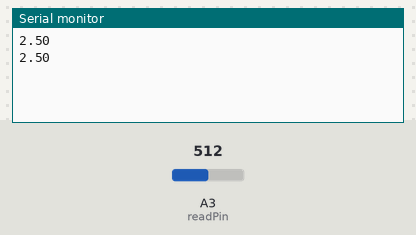
The sketch below on a simulated Arduino Uno, built with avr-gcc and run on an emulated ATmega328P. Parts: the last lines printed to the serial monitor. The test bench sets the inputs (shaded band); at power-on: A3 (readPin) = 512.

Above: at 1.8 s.
1.9 s: A3 (readPin) set to 716
At 2.3 s:
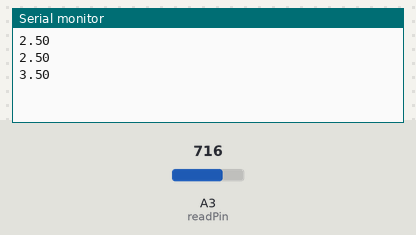
3.4 s: A3 (readPin) set to 900
At 4.8 s:
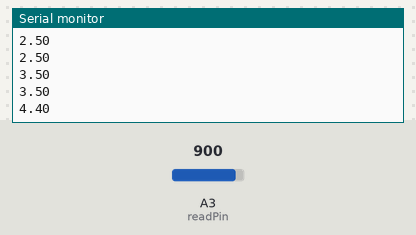
Timing chart, 0 to 6.4 s (numbered marks = the images above; inputs shaded):
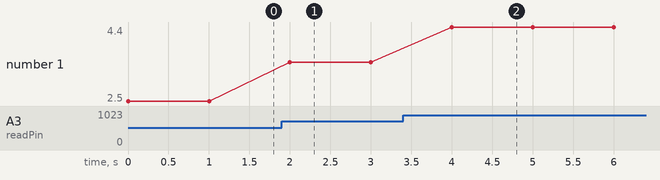

Measured:
- after the input at 1.9 s, the serial monitor: prints a new line after 0.10 s (image 1)
- after the input at 3.4 s, the serial monitor: prints a new line after 0.60 s (image 2)
- plotted number 1: 2.5 → 3.5 after the input at 1.9 s, 3.5 → 4.4 after the input at 3.4 s

The sketch:

VoltageMeasurement.ino
```cpp
int readPin = A3;
float V2 = 0;
int delayTime = 1000;
float readVal;

void setup() {
  // put your setup code here, to run once:
pinMode(readPin,INPUT);
Serial.begin(9600);
}

void loop() {
  // put your main code here, to run repeatedly:
readVal = analogRead(readPin);
V2 = (5./1023.)*readVal;
Serial.println(V2);
delay(delayTime);
}
```
